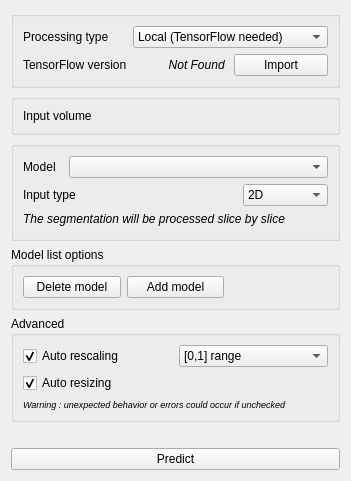
<?xml version="1.0" encoding="UTF-8"?>
<ui version="4.0">
 <class>TFSegmentation</class>
 <widget class="qMRMLWidget" name="TFSegmentation">
  <property name="geometry">
   <rect>
    <x>0</x>
    <y>0</y>
    <width>316</width>
    <height>473</height>
   </rect>
  </property>
  <property name="maximumSize">
   <size>
    <width>16777215</width>
    <height>16777215</height>
   </size>
  </property>
  <layout class="QVBoxLayout" name="verticalLayout">
   <item>
    <widget class="QGroupBox" name="groupBox_3">
     <property name="title">
      <string/>
     </property>
     <layout class="QGridLayout" name="gridLayout_3">
      <item row="2" column="0">
       <widget class="QLabel" name="label_4">
        <property name="text">
         <string>TensorFlow version</string>
        </property>
       </widget>
      </item>
      <item row="2" column="1">
       <widget class="QLabel" name="versionLabel">
        <property name="font">
         <font>
          <italic>true</italic>
         </font>
        </property>
        <property name="layoutDirection">
         <enum>Qt::RightToLeft</enum>
        </property>
        <property name="text">
         <string>Not Found </string>
        </property>
        <property name="alignment">
         <set>Qt::AlignRight|Qt::AlignTrailing|Qt::AlignVCenter</set>
        </property>
       </widget>
      </item>
      <item row="2" column="2">
       <widget class="QPushButton" name="installButton">
        <property name="text">
         <string>Import</string>
        </property>
       </widget>
      </item>
      <item row="1" column="1" colspan="2">
       <widget class="QComboBox" name="localComboBox">
        <item>
         <property name="text">
          <string>Local (TensorFlow needed)</string>
         </property>
        </item>
        <item>
         <property name="text">
          <string>Distant (TensorFlow uneeded)</string>
         </property>
        </item>
       </widget>
      </item>
      <item row="1" column="0">
       <widget class="QLabel" name="label_6">
        <property name="text">
         <string>Processing type</string>
        </property>
       </widget>
      </item>
     </layout>
    </widget>
   </item>
   <item>
    <widget class="QGroupBox" name="groupBox_2">
     <property name="title">
      <string/>
     </property>
     <layout class="QFormLayout" name="formLayout_4">
      <item row="0" column="0">
       <widget class="QLabel" name="label">
        <property name="text">
         <string>Input volume</string>
        </property>
       </widget>
      </item>
      <item row="0" column="1">
       <widget class="qMRMLNodeComboBox" name="inputSelector">
        <property name="enabled">
         <bool>false</bool>
        </property>
        <property name="toolTip">
         <string>Pick the input to the algorithm.</string>
        </property>
        <property name="nodeTypes">
         <stringlist notr="true">
          <string>vtkMRMLScalarVolumeNode</string>
         </stringlist>
        </property>
        <property name="showChildNodeTypes">
         <bool>false</bool>
        </property>
        <property name="addEnabled">
         <bool>false</bool>
        </property>
        <property name="removeEnabled">
         <bool>false</bool>
        </property>
       </widget>
      </item>
     </layout>
    </widget>
   </item>
   <item>
    <widget class="QGroupBox" name="groupBox">
     <property name="minimumSize">
      <size>
       <width>10</width>
       <height>100</height>
      </size>
     </property>
     <property name="title">
      <string/>
     </property>
     <layout class="QGridLayout" name="gridLayout">
      <item row="0" column="1" colspan="6">
       <widget class="QComboBox" name="modelComboBox"/>
      </item>
      <item row="1" column="0" colspan="4">
       <widget class="QLabel" name="label_5">
        <property name="text">
         <string>Input type</string>
        </property>
       </widget>
      </item>
      <item row="0" column="0">
       <widget class="QLabel" name="label_3">
        <property name="text">
         <string>Model</string>
        </property>
        <property name="alignment">
         <set>Qt::AlignLeading|Qt::AlignLeft|Qt::AlignVCenter</set>
        </property>
       </widget>
      </item>
      <item row="1" column="5" colspan="2">
       <widget class="QComboBox" name="typeComboBox">
        <item>
         <property name="text">
          <string>2D</string>
         </property>
        </item>
        <item>
         <property name="text">
          <string>2.5D</string>
         </property>
        </item>
        <item>
         <property name="text">
          <string>2.5D RGB</string>
         </property>
        </item>
        <item>
         <property name="text">
          <string>3D</string>
         </property>
        </item>
       </widget>
      </item>
      <item row="2" column="0" colspan="7">
       <widget class="QLabel" name="typeDescLabel">
        <property name="font">
         <font>
          <italic>true</italic>
         </font>
        </property>
        <property name="acceptDrops">
         <bool>true</bool>
        </property>
        <property name="text">
         <string>The segmentation will be processed slice by slice</string>
        </property>
        <property name="alignment">
         <set>Qt::AlignLeading|Qt::AlignLeft|Qt::AlignTop</set>
        </property>
        <property name="wordWrap">
         <bool>true</bool>
        </property>
       </widget>
      </item>
     </layout>
    </widget>
   </item>
   <item>
    <widget class="ctkCollapsibleGroupBox" name="CollapsibleGroupBox_2">
     <property name="title">
      <string>Model list options</string>
     </property>
     <layout class="QGridLayout" name="gridLayout_4">
      <item row="0" column="0">
       <widget class="QPushButton" name="deleteButton">
        <property name="maximumSize">
         <size>
          <width>100</width>
          <height>16777215</height>
         </size>
        </property>
        <property name="text">
         <string>Delete model</string>
        </property>
       </widget>
      </item>
      <item row="0" column="2">
       <widget class="ctkPathLineEdit" name="modelPathLineEdit">
        <property name="nameFilters">
         <stringlist>
          <string>*tflite; *h5</string>
          <string>*h5</string>
          <string>*tflite</string>
         </stringlist>
        </property>
       </widget>
      </item>
      <item row="0" column="1">
       <widget class="QPushButton" name="addButton">
        <property name="text">
         <string>Add model</string>
        </property>
       </widget>
      </item>
     </layout>
    </widget>
   </item>
   <item>
    <widget class="ctkCollapsibleGroupBox" name="CollapsibleGroupBox">
     <property name="title">
      <string>Advanced</string>
     </property>
     <property name="checked">
      <bool>true</bool>
     </property>
     <property name="collapsed">
      <bool>false</bool>
     </property>
     <layout class="QGridLayout" name="gridLayout_2">
      <item row="1" column="0">
       <widget class="QCheckBox" name="resizingCheckBox">
        <property name="text">
         <string>Auto resizing</string>
        </property>
        <property name="checked">
         <bool>true</bool>
        </property>
       </widget>
      </item>
      <item row="0" column="0">
       <widget class="QCheckBox" name="rescalingCheckBox">
        <property name="text">
         <string>Auto rescaling</string>
        </property>
        <property name="checked">
         <bool>true</bool>
        </property>
       </widget>
      </item>
      <item row="0" column="1">
       <widget class="QComboBox" name="rescalingComboBox">
        <item>
         <property name="text">
          <string>[0,1] range</string>
         </property>
        </item>
        <item>
         <property name="text">
          <string>[-1,1] range</string>
         </property>
        </item>
       </widget>
      </item>
      <item row="2" column="0" colspan="2">
       <widget class="QLabel" name="label_2">
        <property name="font">
         <font>
          <pointsize>7</pointsize>
          <italic>true</italic>
         </font>
        </property>
        <property name="lineWidth">
         <number>5</number>
        </property>
        <property name="text">
         <string>Warning : unexpected behavior or errors could occur if unchecked</string>
        </property>
       </widget>
      </item>
     </layout>
    </widget>
   </item>
   <item>
    <widget class="QLabel" name="statuLabel">
     <property name="text">
      <string/>
     </property>
     <property name="alignment">
      <set>Qt::AlignRight|Qt::AlignTrailing|Qt::AlignVCenter</set>
     </property>
    </widget>
   </item>
   <item>
    <widget class="QPushButton" name="applyButton">
     <property name="enabled">
      <bool>true</bool>
     </property>
     <property name="toolTip">
      <string>Run the algorithm.</string>
     </property>
     <property name="text">
      <string>Predict</string>
     </property>
    </widget>
   </item>
   <item>
    <spacer name="verticalSpacer">
     <property name="orientation">
      <enum>Qt::Vertical</enum>
     </property>
     <property name="sizeHint" stdset="0">
      <size>
       <width>20</width>
       <height>40</height>
      </size>
     </property>
    </spacer>
   </item>
  </layout>
 </widget>
 <customwidgets>
  <customwidget>
   <class>ctkCollapsibleGroupBox</class>
   <extends>QGroupBox</extends>
   <header>ctkCollapsibleGroupBox.h</header>
   <container>1</container>
  </customwidget>
  <customwidget>
   <class>ctkPathLineEdit</class>
   <extends>QWidget</extends>
   <header>ctkPathLineEdit.h</header>
  </customwidget>
  <customwidget>
   <class>qMRMLNodeComboBox</class>
   <extends>QWidget</extends>
   <header>qMRMLNodeComboBox.h</header>
  </customwidget>
  <customwidget>
   <class>qMRMLWidget</class>
   <extends>QWidget</extends>
   <header>qMRMLWidget.h</header>
   <container>1</container>
  </customwidget>
 </customwidgets>
 <resources/>
 <connections>
  <connection>
   <sender>TFSegmentation</sender>
   <signal>mrmlSceneChanged(vtkMRMLScene*)</signal>
   <receiver>inputSelector</receiver>
   <slot>setMRMLScene(vtkMRMLScene*)</slot>
   <hints>
    <hint type="sourcelabel">
     <x>122</x>
     <y>132</y>
    </hint>
    <hint type="destinationlabel">
     <x>248</x>
     <y>61</y>
    </hint>
   </hints>
  </connection>
 </connections>
</ui>
